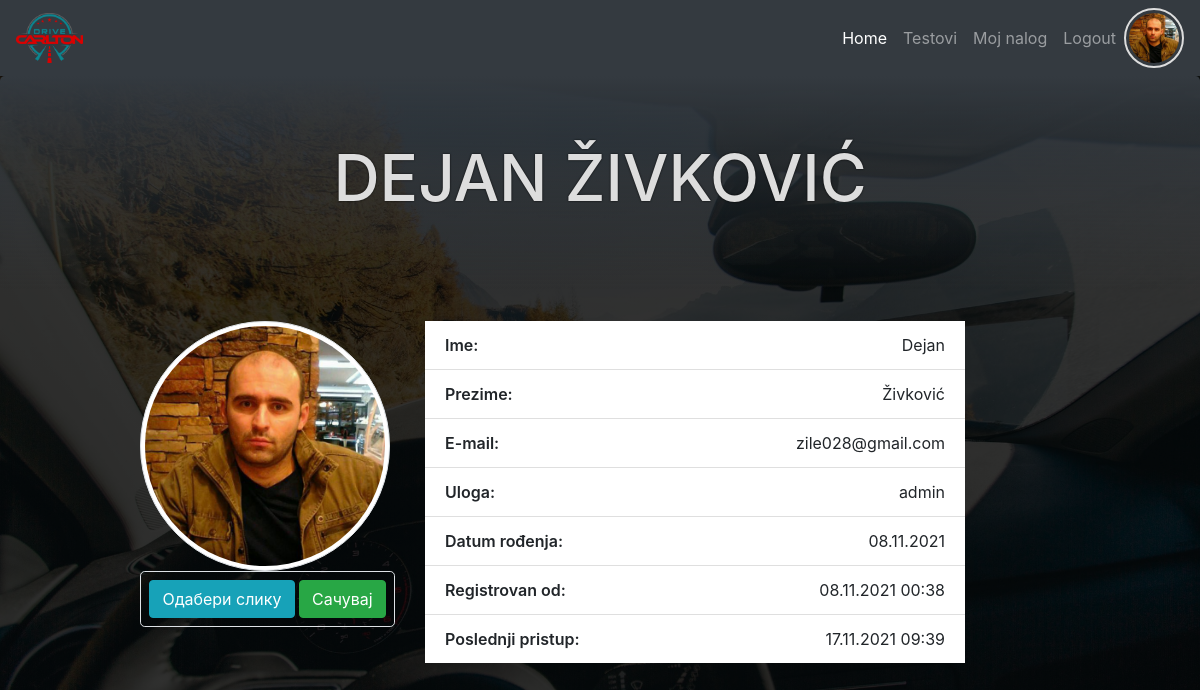
Page /user.php (signed in) on the earlier database version.
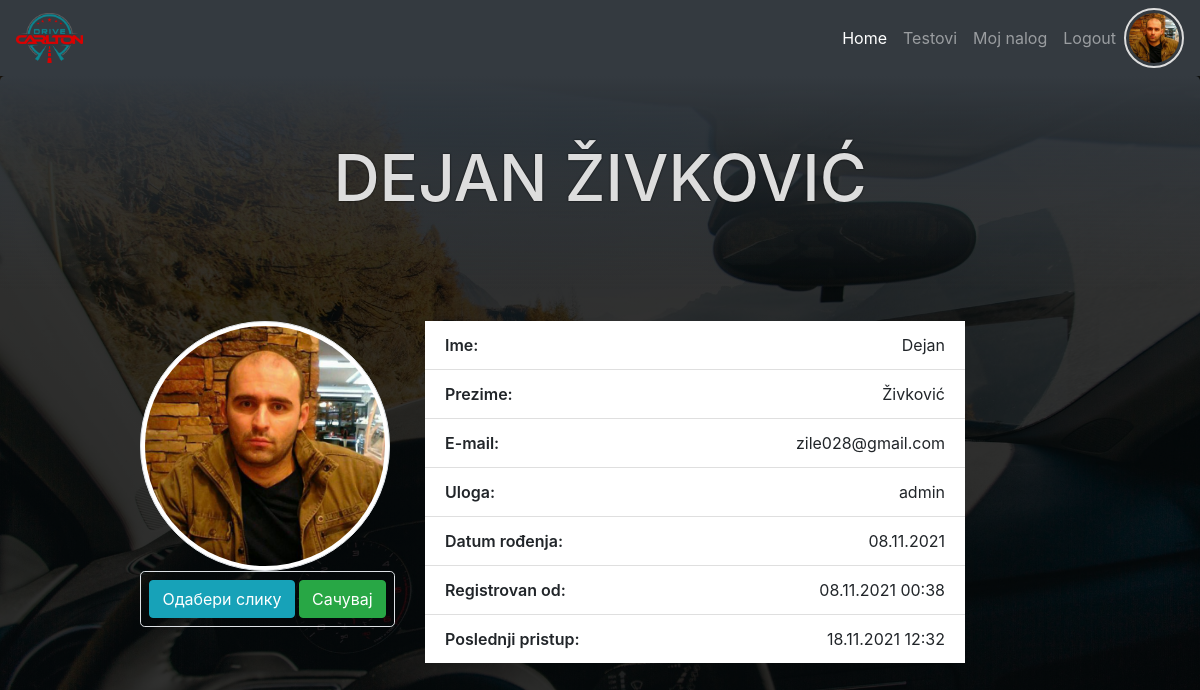
Same page on the later database version.
### tables this page shows
CREATE TABLE `users` (
  `id` int(11) NOT NULL,
  `first_name` varchar(50) NOT NULL,
  `last_name` varchar(50) NOT NULL,
  `date_birth` date NOT NULL,
  `email` varchar(50) NOT NULL,
  `password` varchar(60) NOT NULL,
  `created_at` timestamp NOT NULL DEFAULT CURRENT_TIMESTAMP,
  `last_login` timestamp NOT NULL DEFAULT CURRENT_TIMESTAMP,
  `profil_img` varchar(60) DEFAULT NULL,
  `role_id` int(11) DEFAULT NULL
);

CREATE TABLE `roles` (
  `id` int(11) NOT NULL,
  `role` varchar(30) NOT NULL,
  `description` varchar(255) NOT NULL
);

### user.php (called while the page is built, shortened)
<?php
require_once "core/init.php";
$user_info = $User->selectSingleJoin(
    ["users", "roles"],
    "role_id",
    ["id" => $_SESSION["id"]]
);
require_once ROOT . "/view/user.view.php";

### core/init.php (called while the page is built, shortened)
<?php
require_once "config.php";
require_once "function.php";
require_once "classes/Conection.php";
require_once "classes/QueryBuilder.php";
require_once "classes/User.php";
$User         = new User($database);

### core/classes/User.php (called while the page is built, shortened)
<?php
class User extends QueryBuilder
{
    public function isLoged()
    {
        if (isset($_SESSION["id"])) {
            return false;
        } else {
            return true;
        }
    }
}

### core/classes/QueryBuilder.php (called while the page is built, shortened)
<?php
class QueryBuilder extends Connection
{
    public function selectSingleJoin(array $table, String $join_on, $criteria)
    {
        $key = key($criteria);
        $sql = "SELECT
                {$table[0]}.*, {$table[0]}.id {$table[0]}_id, {$table[1]}.*
                FROM {$table[0]}
                JOIN {$table[1]}
                ON {$table[0]}.{$join_on} = {$table[1]}.id
                WHERE {$table[0]}.{$key} = :{$key}";
        $qry = $this->db->prepare($sql);
        $qry->execute($criteria);
        $result = $qry->fetch(PDO::FETCH_OBJ);
        return $result;
    }
}

### core/classes/Conection.php (called while the page is built, shortened)
<?php
class Connection
{
    public function __construct($database)
    {
        try {
            $this->db = new PDO("mysql:host={$database['host']};dbname={$database['dbname']}", $database["user"], $database["password"]);
        } catch (PDOException $err) {
            die("Doslo je do greske. Nije moguce konektovati se sa bazom - " . $err->getMessage());
        }
    }
}

### core/function.php (called while the page is built, shortened)
<?php
function displayDate($arg){
    return date("d.m.Y",strtotime($arg));
}
function displayDateTime($arg){
    return date("d.m.Y H:i",strtotime($arg));
}

### view/user.view.php (the view, shortened to what this page needs)
<?php
require ROOT . "/include/top.php";
require ROOT . "/include/main_nav.php";
?>
<header class="jumbotron text-center">
    <h1><?php echo "{$user_info->first_name} {$user_info->last_name}"; ?></h1>
</header>
<section class="container">
    <article class="row">
        <div class="col-md-3 offset-md-1">
            <?php if($user_info->profil_img): ?>
            <img id="profil" src="upload/<?php echo $user_info->profil_img; ?>" class="img-thumbnail rounded-circle"
                alt="">
            <?php else: ?>
            <img id="profil" src="asset/logo.png" class="img-thumbnail rounded-circle" alt="">
            <?php endif; ?>
            <form class="border text-center rounded-lg" action="user.php" method="POST" enctype="multipart/form-data">
                <label class="btn btn-info my-2" for="file-img">Одабери слику</label>
                <button type="submit" class="btn btn-success my-2" name="save_img">Сачувај</button>
            </form>
        </div>
        <div class="col-md-6">
            <ul class="list-group list-group-flush">
                <li class="list-group-item"><span>Ime:</span>
                    <p><?php echo $user_info->first_name; ?></p>
                </li>
                <li class="list-group-item"><span>Prezime:</span>
                    <p><?php echo $user_info->last_name; ?></p>
                </li>
                <li class="list-group-item"><span>E-mail:</span>
                    <p><?php echo $user_info->email; ?></p>
                </li>
                <li class="list-group-item"><span>Uloga:</span>
                    <p><?php echo $user_info->role; ?></p>
                </li>
                <li class="list-group-item"><span>Datum
                        rođenja:</span>
                    <p><?php echo displayDate($user_info->date_birth); ?></p>
                </li>
                <li class="list-group-item"><span>Registrovan
                        od:</span>
                    <p><?php echo displayDateTime($user_info->created_at); ?></p>
                </li>
                <li class="list-group-item"><span>Poslednji
                        pristup:</span>
                    <p><?php echo displayDateTime($user_info->last_login); ?></p>
                </li>
            </ul>
        </div>
    </article>
</section>
<?php
require ROOT . "/include/bottom.php";
?>

### include/top.php (shortened to what this page needs)
<!DOCTYPE html>
<html lang="en">
<head>
    <link rel="stylesheet" href="https://cdnjs.cloudflare.com/ajax/libs/font-awesome/5.15.3/css/all.min.css"
 />
    <link rel="stylesheet" href="https://cdn.jsdelivr.net/npm/bootstrap@4.6.0/dist/css/bootstrap.min.css"
>
    <link rel="stylesheet" href="<?php echo ROOT_DIR; ?>/css/style.css">
</head>
<body>

### include/main_nav.php (shortened to what this page needs)
<nav class="navbar navbar-expand-lg navbar-dark bg-dark">
    <a class="navbar-brand" href="<?php echo ROOT_DIR; ?>"><img class="img-fluid" src="asset/logo-sm.png" alt=""></a>
    <div class="collapse navbar-collapse" id="navbarNav">
        <ul class="navbar-nav ml-auto">
            <li class="nav-item active">
                <a class="nav-link" href="<?php echo ROOT_DIR; ?>">Home</a>
            </li>
            <li class="nav-item">
                <a class="nav-link" href="<?php echo ROOT_DIR; ?>/testovi.php">Testovi</a>
            </li>
            <?php if($User->isLoged()): ?>
            <li class="nav-item">
                <a class="nav-link" href="login_register.php">Login / Register</a>
            </li>
            <?php else: ?>
            <li class="nav-item">
                <a class="nav-link" href="user.php">Moj nalog</a>
            </li>
            <li class="nav-item">
                <a class="nav-link" href="logout.php">Logout</a>
            </li>
            <?php endif; ?>
        </ul>
        <?php if(!$User->isLoged()): ?>
        <div class="loged-profil">
            <img src="<?php echo ROOT_DIR . TARGET_DIR . ($user_info->profil_img ?:"../asset/logo-sm.png"); ?>" alt="">
        </div>
        <?php endif; ?>
    </div>
</nav>

### include/bottom.php (shortened to what this page needs)
</body>
</html>

### css/style.css (style rules this page uses)
* { margin: 0; padding: 0; box-sizing: border-box; }
body { background: linear-gradient(rgba(0, 0, 0, 0.8), rgba(0, 0, 0, 0.8)), url(../asset/bg.jpg); background-position: center top; background-size: cover; background-attachment: fixed; }
.jumbotron { background: linear-gradient(to bottom, rgba(52, 58, 64, 1), rgba(0, 0, 0, 0)); color: #ddd; }
h1 { text-transform: uppercase; font-size: 4rem; }
h1, h1 + * { text-shadow: 0 0 2px #000; }
.navbar-brand img, .loged-profil img { height: 50px; }
ul li span { font-weight: 600; margin-right: 10px; }
ul li span + * { margin: 0; float: right; }
.img-thumbnail { height: 250px; width: 250px; }
.loged-profil img { border: 2px solid #ddd; padding: 3px; border-radius: 50%; width: 60px; height: 60px; object-fit: cover; }

Differences in the rows shown:
changed users "DEJAN": last_login "17.11.2021 09:39" → "18.11.2021 12:32"
